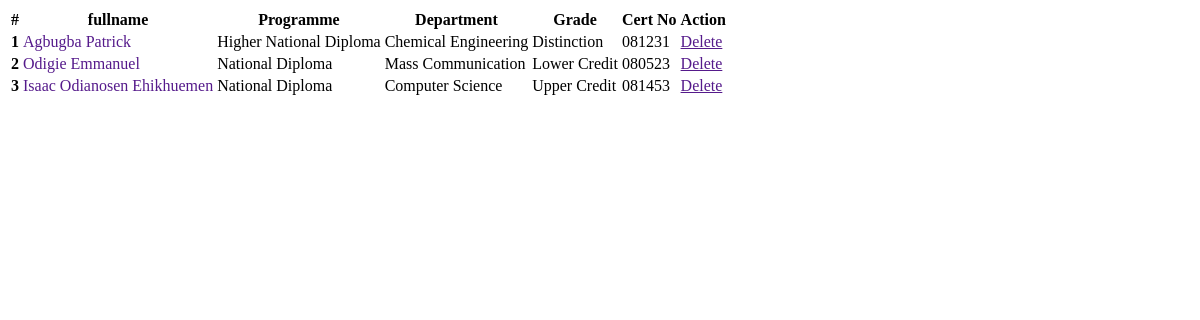
The app's page /auth/list_result, older data.
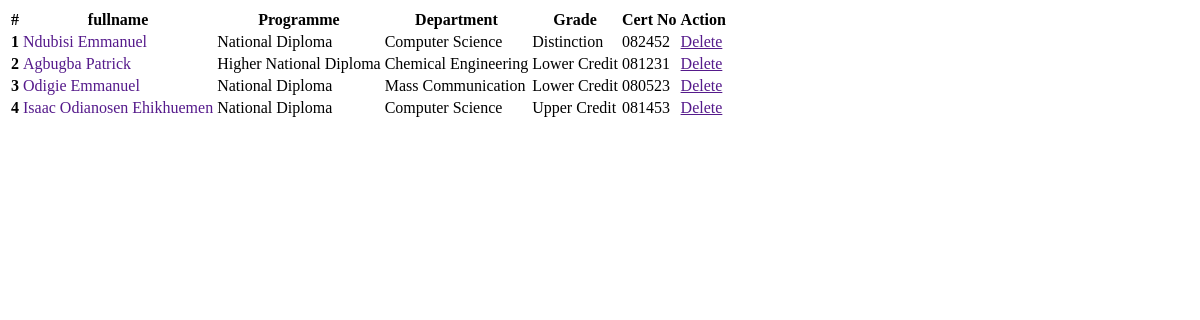
The same page, newer data.
### e_verify_app/models.py (models this page shows, shortened)
class ResultInformation(models.Model):
    programme_select = (
        ('National Diploma', 'ND'),
        ('Higher National Diploma', 'HND'),
    )
    grade_select = (
        ('Pass', 'Pass'),
        ('Lower Credit', 'Lower Credit'),
        ('Upper Credit', 'Upper Credit'),
        ('Distinction', 'Distinction'),
    )
    department_select = (
        ('Computer Science', 'Computer Science'),
        ('Mass Communication', 'Mass Communication'),
        ('Chemical Engineering', 'Chemical Engineering'),
        ('Mechanical Engineering', 'Mechanical Engineering'),
    )
    fullname = models.CharField(max_length=100)
    programme = models.CharField(max_length=25, choices=programme_select)
    department = models.CharField(max_length=100, choices=department_select)
    grade = models.CharField(max_length=20, choices=grade_select)
    cert_no = models.CharField(max_length=14, db_index=True, unique=True, blank=True)
    result_id = models.UUIDField(default=uuid.uuid4, primary_key=True, unique=True, editable=False)
    date = models.DateField()
    class Meta:
        db_table = 'Result Information'
        verbose_name_plural = 'Result Information'

### e_verify_auth/views.py (the view)
# urls.py: path('list_result', ListResultView.as_view(), name='list_result'),
class ListResultView(ManageAdminView):
    template_name = "partials/result_list.html"
    def get_queryset(self):
        return ResultInformation.objects.all().order_by('-date')

### templates/partials/result_list.html (shortened to what this page needs)
{% if object_list %}
<div class="table-responsive">
    <table class="table table-striped table-sm table-hover" >
        <thead class="text-center">
          <tr>
            <th>#</th>
            <th>fullname</th>
            <th>Programme</th>
            <th>Department</th>
            <th>Grade</th>
            <th>Cert No</th>
            <th>Action</th>
          </tr>
        </thead>
        <tbody class="text-center" >
            {% for result in object_list  %}
            <tr>
                <td><b>{{ forloop.counter }}</b></td>
                <td>
                    <a href="" class="" style="text-decoration: none;" hx-get="{% url 'auth:result_form' result.result_id %}" hx-target="#resultDialog">{{ result.fullname }} </a>
                </td>
                <td>{{ result.programme }}</td>
                <td>{{ result.department }}</td>
                <td>{{ result.grade }}</td>
                <td>{{ result.cert_no }}</td>
                <td>
                    <a href="" class="btn btn-outline-danger btn-sm" data-toggle="modal" data-target="#delete{{ result.cert_no}}">Delete </a>
                </td>
            </tr>
            {% endfor %}
        </tbody>
    </table>
  </div>
{% endif %}

Row changes from the older to the newer data that the page shows:
added ResultInformation: fullname "Ndubisi Emmanuel", programme "National Diploma", department "Computer Science", grade "Distinction", cert_no "082452"
changed ResultInformation "Agbugba Patrick": grade "Distinction" → "Lower Credit"
